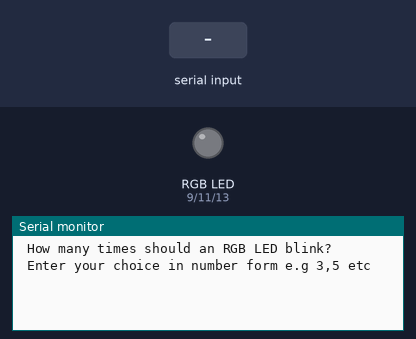
The sketch below on a simulated Arduino Uno, built with avr-gcc and run on an emulated ATmega328P. On the bench: an RGB LED mixed from three pins (HIGH = lit), the last lines printed to the serial monitor. The inputs (shaded band) are chosen by the test bench.

Above: at 0.8 s.
0.9 s: "90,45\n" received over Serial
At 2.1 s:
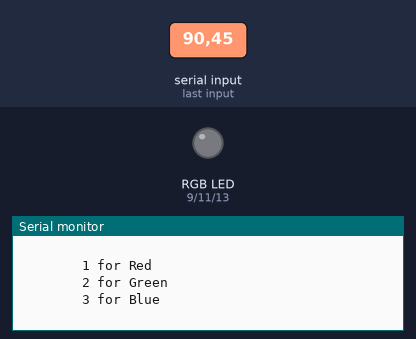
2.4 s: "1\n" received over Serial
At 2.42 s:
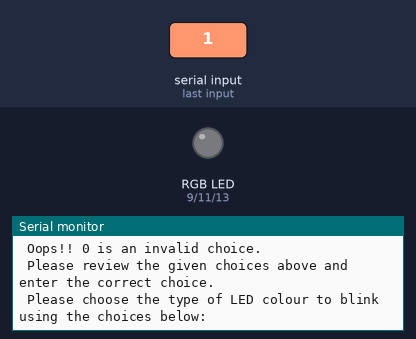
4.0 s: "2\n" received over Serial
At 5.21 s:
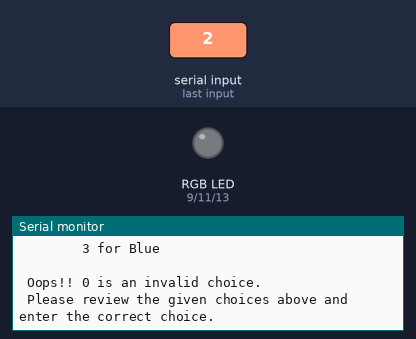

The sketch:

Controlling_RGBLED_By_User_Input.ino
```cpp
        //************14. CONTROLLING RGB LED'S COLOR BLINKS USING USER INPUT CHOICE*******************


           /**
                -We can enable user to choose the type of color in RGB LED to blink
                -Consider the program below:
           **/

        int redLEDpin = 9;            //variable for red LED pin of the RGB LED
        int greenLEDpin = 11;         //variable for green LED pin of the RGB LED
        int blueLEDpin = 13;          //variable for blue LED pin of the RGB LED

        int redLEDOnTime = 250;
        int greenLEDOnTime = 250;
        int blueLEDOnTime = 250;
                                      //LEDs ON time

        int redLEDOffTime = 100;
        int greenLEDOffTime = 100;
        int blueLEDOffTime = 100;
                                      //LEDs OFF time

        int numOfBlinks;
        int brightnessIntensity = 153;
                                      //brightness intensity on 'analogWrite()' scale(0-255)

        int usrclrChoice;               //user choice variable

                                      //variables declaration

        void setup()
        {
            Serial.begin(9600);             //turns ON the arduino board serial port
            pinMode(redLEDpin, OUTPUT);     //red LED pin action defined for output purpose
            pinMode(greenLEDpin, OUTPUT);   //green LED pin action defined for output purpose
            pinMode(blueLEDpin, OUTPUT);    //blue LED pin action defined for output purpose


            Serial.println(" How many times should an RGB LED blink?  ");
            Serial.print(" Enter your choice in number form e.g 3,5 etc  ");
                                            //user prompt for number of blinks
            while(Serial.available() == 0)
            {}                              //halts the program waiting user input
            numOfBlinks = Serial.parseInt();
                                            //reads the user input
        }

        void loop()
        {
            int count;
                                              //blinking counter

            Serial.println(" Please choose the type of LED colour to blink using the choices below: ");
            Serial.println(" ");
            Serial.println("        1 for Red  ");
            Serial.println("        2 for Green  ");
            Serial.println("        3 for Blue  ");
            Serial.println(" ");
                                           //prompt for user choice on type of LED to blink

            while(Serial.available() == 0)
            {}                             //halts the program flow waiting for user input
            usrclrChoice = Serial.parseInt();
                                           //Reads user input


            if(usrclrChoice == 1)
            {
                 Serial.println(" Red LED blinking.   ");
                                                        //validates blinking LED
                 for(count == 1; count <= numOfBlinks; count++)
                 {
                      analogWrite(redLEDpin, brightnessIntensity);
                                                        //red LED pin powered ON by 3V signal
                      delay(redLEDOnTime);              //waiting time ON
                      analogWrite(redLEDpin, 0);        //red LED pin powered OFF by 0V signal
                      delay(redLEDOffTime);             //waiting time OFF
                 }
                                                        //Red LED blinking
            }else if(usrclrChoice == 2)
            {
                 Serial.println(" Green LED blinking.   ");
                                                        //validates blinking LED
                 for(count == 1; count <= numOfBlinks; count++)
                 {
                      analogWrite(greenLEDpin, brightnessIntensity);
                                                        //red LED pin powered ON by 3V signal
                      delay(greenLEDOnTime);            //waiting time ON
                      analogWrite(redLEDpin, 0);        //red LED pin powered OFF by 0V signal
                      delay(greenLEDOffTime);           //waiting time OFF
                 }
                                                        //Green LED blinkingw
            }else if(usrclrChoice == 3)
            {
                 Serial.println(" Blue LED blinking.   ");
                                                        //validates blinking LED
                 for(count == 1; count <= numOfBlinks; count++)
                 {
                      analogWrite(blueLEDpin, brightnessIntensity);
                                                        //red LED pin powered ON by 3V signal
                      delay(blueLEDOnTime);             //waiting time ON
                      analogWrite(redLEDpin, 0);        //red LED pin powered OFF by 0V signal
                      delay(blueLEDOffTime);            //waiting time OFF
                 }
                                                        //Blue LED blinking
            }else
            {
                  Serial.print(" Oops!! ");
                  Serial.print(usrclrChoice);
                  Serial.println(" is an invalid choice. ");
                  Serial.println(" Please review the given choices above and enter the correct choice.");
            }


        }
```

Measured:
- after the input at 0.9 s, the serial monitor: prints a new line at once (image 1)
- after the input at 4.0 s, the serial monitor: prints a new line at once (image 3)
